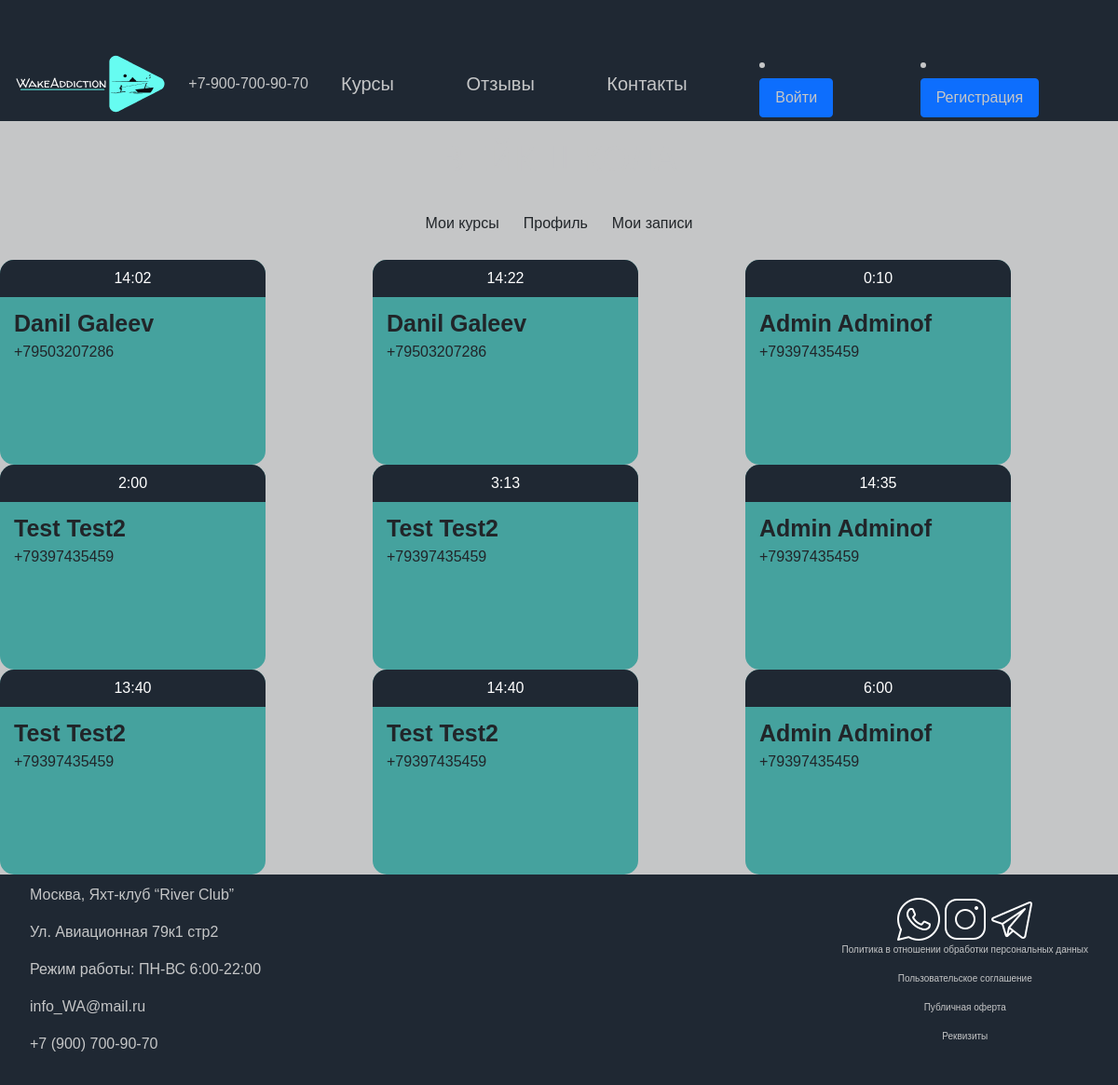
Page /zapisi on the earlier database version.
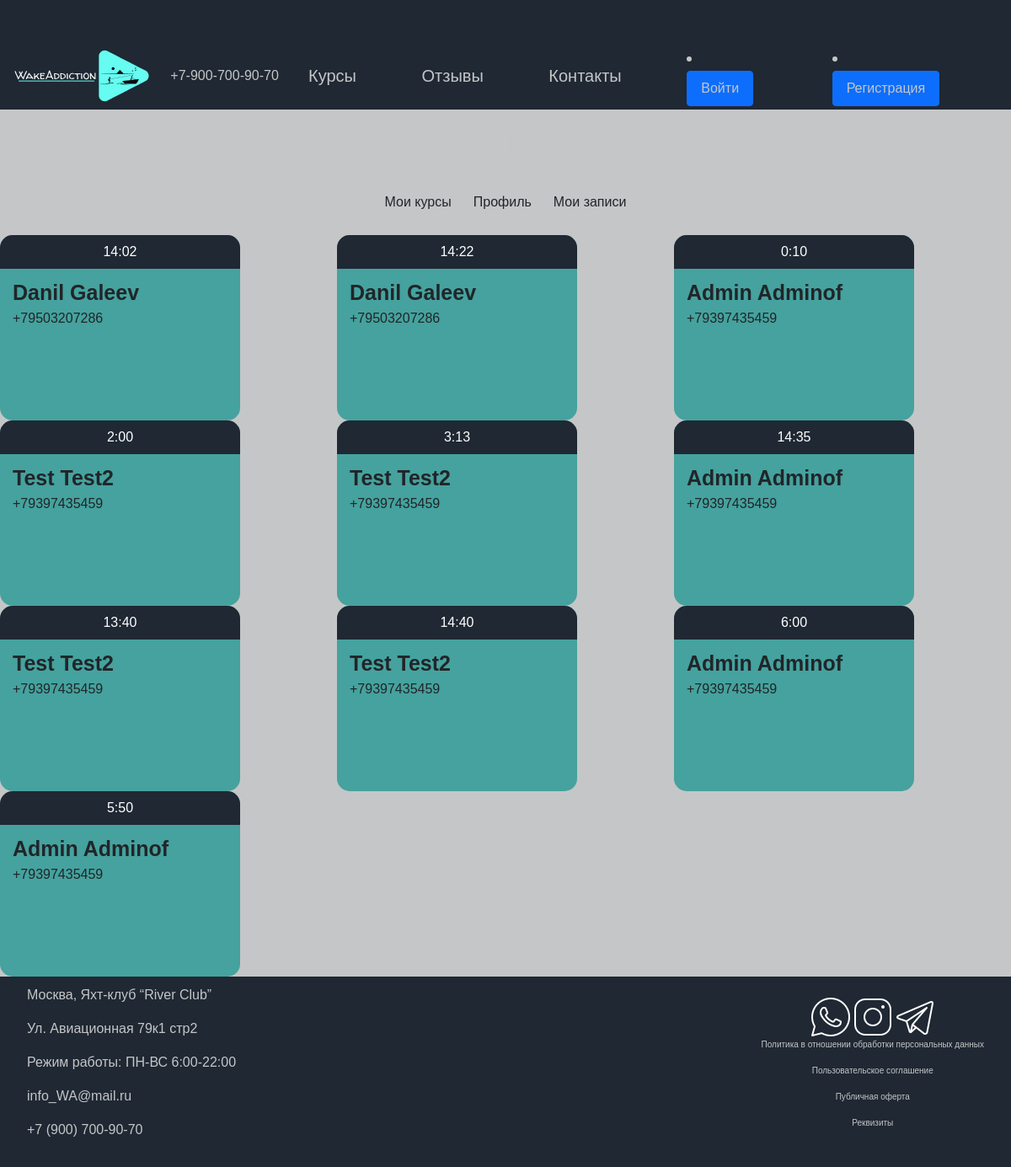
Same page on the later database version.
### main/models.py (models this page shows)
class ParticipationApplication(models.Model):
    phone_regex = RegexValidator(regex=r'^\+?1?\d{9,15}$', message="Phone number must be entered in the format: '+999999999'. Up to 15 digits allowed.")
    course = models.ForeignKey(Course, on_delete=models.CASCADE, related_name="participation_applications", verbose_name='Курсы')
    user = models.ForeignKey(User, on_delete=models.CASCADE, related_name="participation_applications", verbose_name='Пользователь')
    phone_number = models.CharField(validators=[phone_regex], max_length=17, blank=True, null=False, verbose_name='Номер телефона')
    time = models.TimeField(blank=False, null=False, verbose_name='Время')
    date = models.DateField(blank=False, null=False, verbose_name='Дата')
    wishes = models.TextField(blank=True, null=True, verbose_name='Оставьте комментарий')
    class Meta:
        verbose_name = "заявка на участие"
        verbose_name_plural = "заявки на участие"

### main/views.py (the view)
# urls.py: path('zapisi', views.schedule, name="zapisi"),
def schedule(request):
    profiles = ParticipationApplication.objects.all()
    return render(request, 'main/zapisi.html', {'profiles': profiles})

### main/templates/main/zapisi.html (shortened to what this page needs)
{% extends 'main/profile.html' %}
{% block profile-content %}
    <div class="schedule-card-conteiner">
        {% for profile in profiles %}
        <div class="schedule-card">
            <div class="schedule-card-header">
                {{ profile.time }}
            </div>
            <div class="schedule-card-content">
                <p>
                    {{ profile.user.first_name }}
                    {{ profile.user.last_name }}
                </p>
                {{ profile.phone_number }}
            </div>
        </div>
    {% endfor %}
    </div>
{% endblock %}

Differences in the rows shown:
added ParticipationApplication: time "5:50", user.first_name "Admin", user.last_name "Adminof", phone_number "+79397435459"
